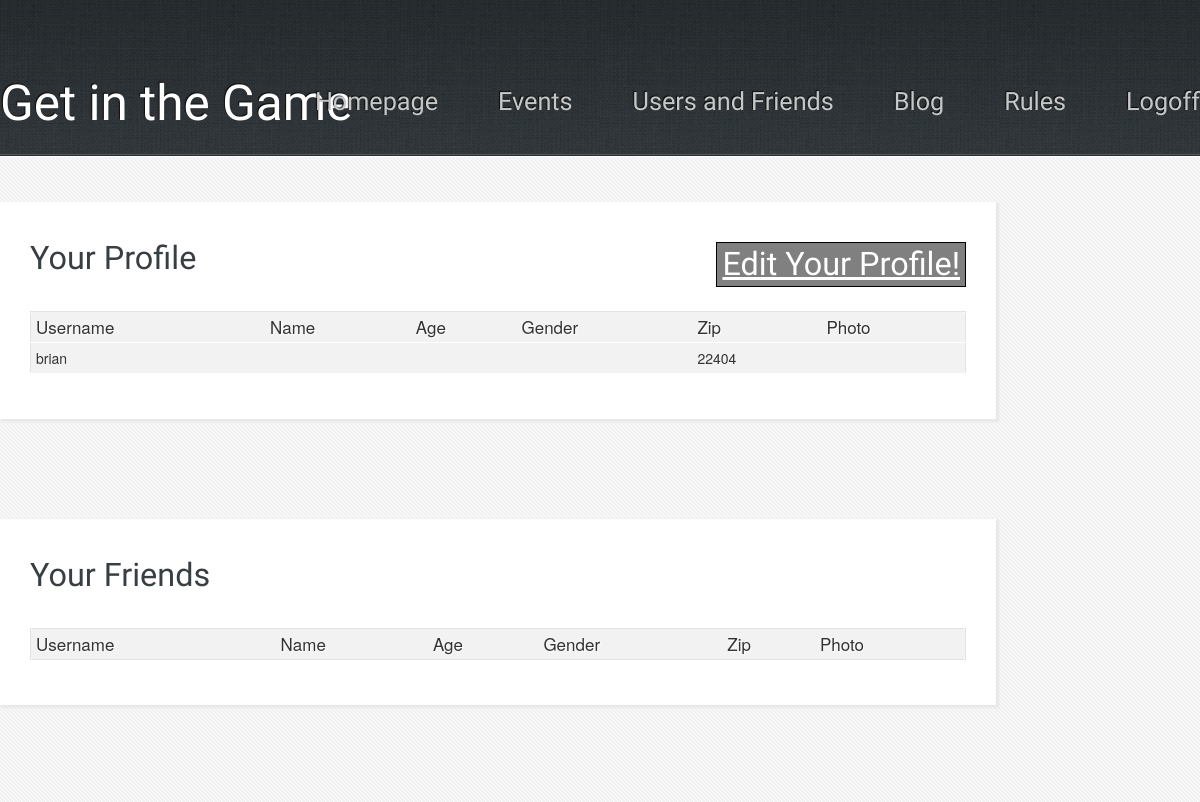
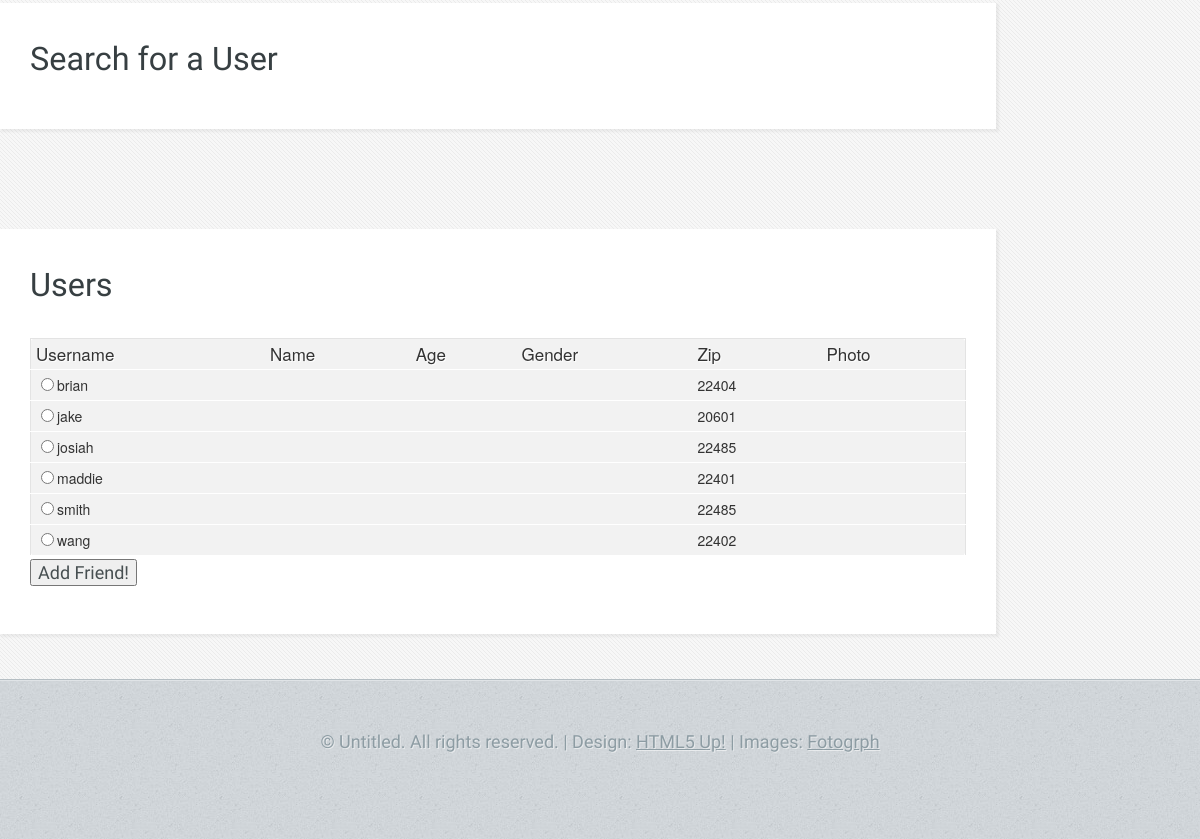
The app's page /users.php (signed in), older data (2 pictures, top to bottom).
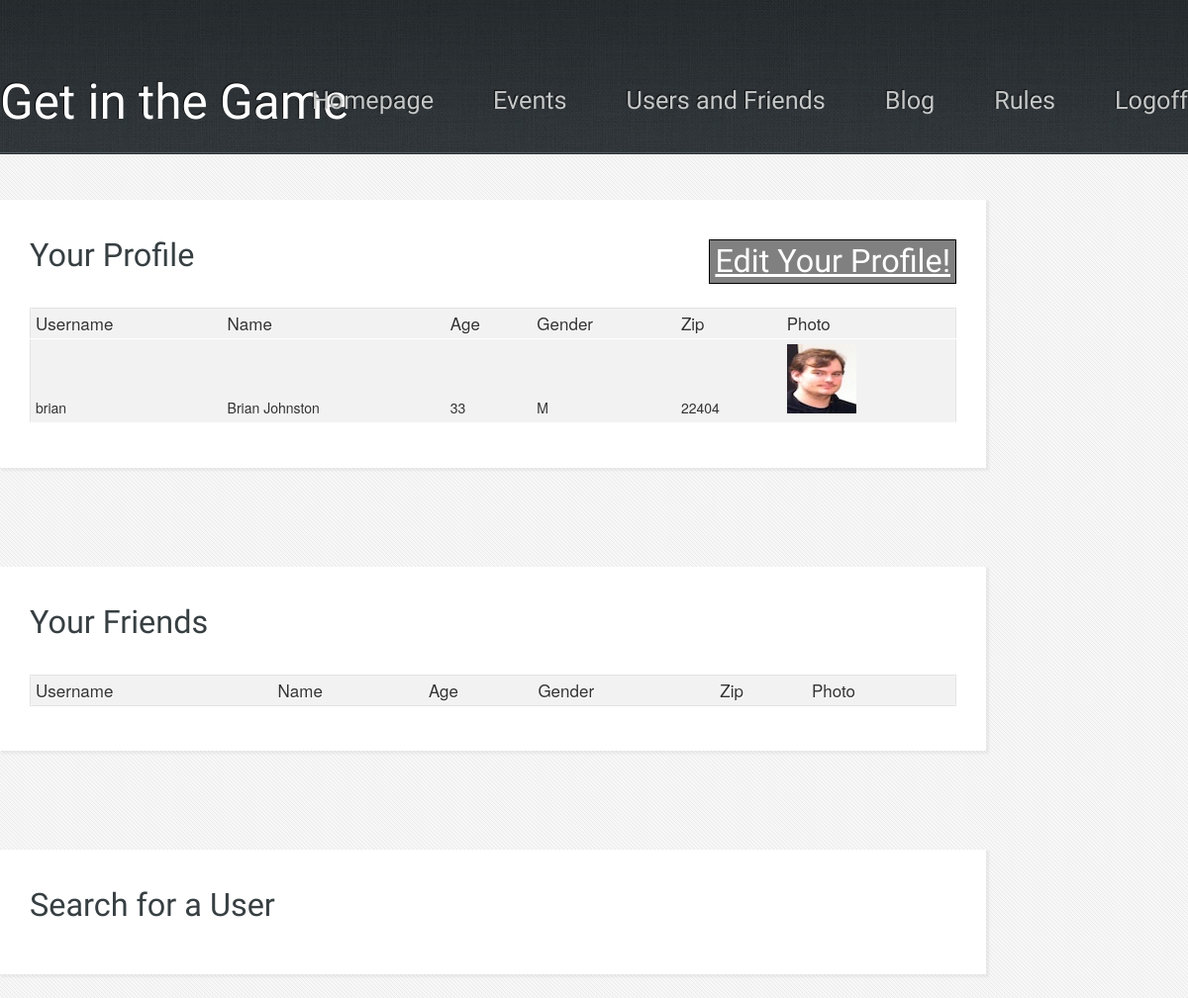
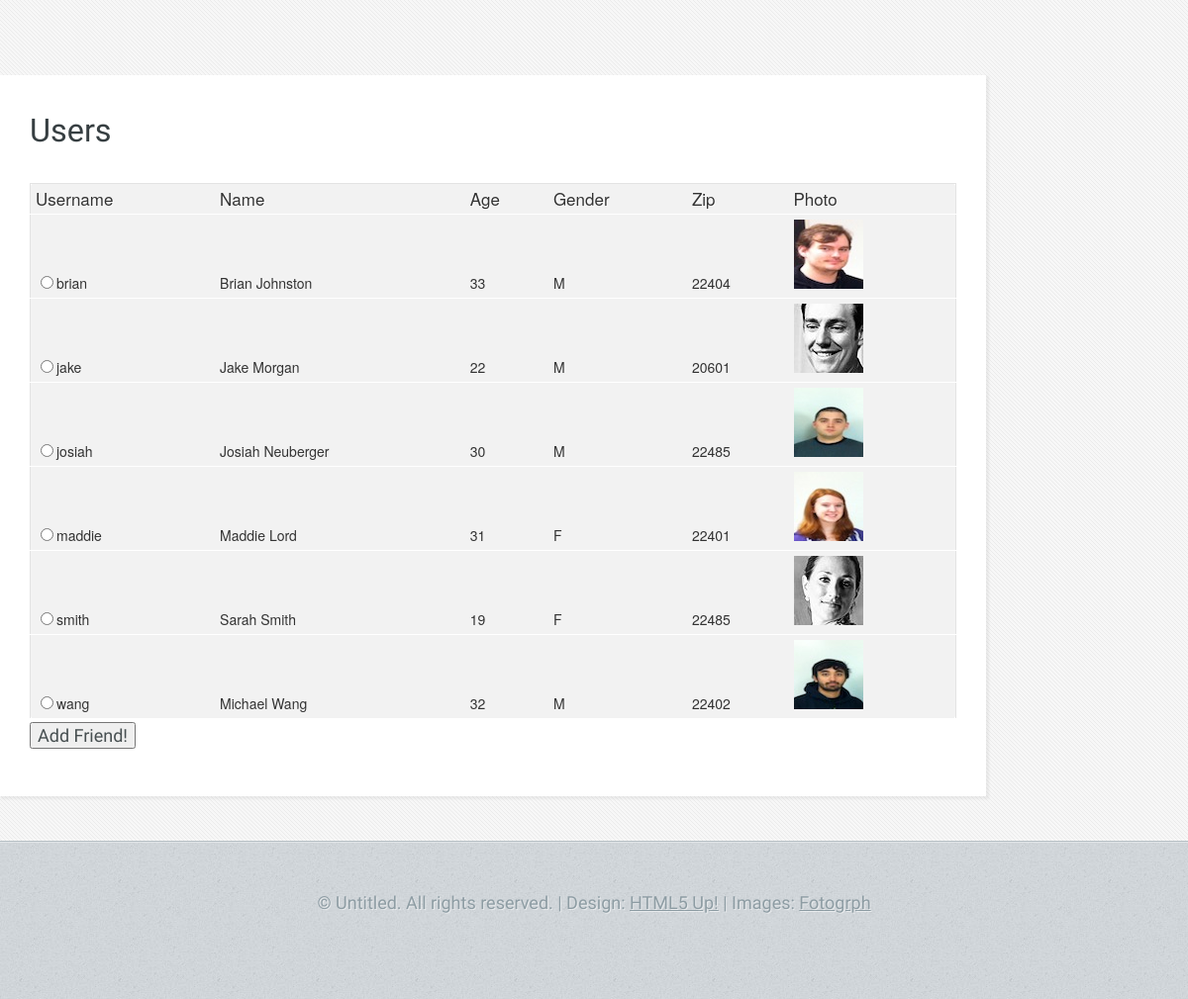
The same page, newer data (2 pictures, top to bottom).
### tables this page shows
CREATE TABLE IF NOT EXISTS users (
	username VARCHAR(12) NOT NULL,
	password VARCHAR(40) NOT NULL, 
	users_zip VARCHAR(5) NOT NULL,
	name varchar(50),
	age int(3),
	photo varchar(50),
	gender char(1),
	CONSTRAINT us_zips_zip_fk FOREIGN KEY (users_zip) REFERENCES us_zips(zip),
	PRIMARY KEY (username)
);

### php/session_start_loggedin.php (called while the page is built, shortened)
<?php
if (isset($_SESSION['isLoggedIn'])) { $s_isLoggedIn = $_SESSION['isLoggedIn']; }
else { $s_isLoggedIn = false; $hasZip = false;}
?>

### users.php (the view, shortened to what this page needs)
<?php include 'php/session_start_loggedin.php';?>
<!DOCTYPE HTML>
<html>
	<head>
	</head>
	<body class="subpage">
			<div id="header-wrapper">
				<header id="header" class="5grid-layout">
					<div class="row">
						<div class="10u">
							<?php include 'php/menu.php'; ?>
						</div>
					</div>
				</header>
			</div>
			<div id="content-wrapper">
				<div id="content">
					<div class="5grid-layout">
						<div class="row">
							<div class="10u">
									<?php include 'php/db_connect.php'; ?>
									<?php
										function load_profile($db, $query, $useRadio, $radio_button_name) {
											echo "<table id='table-2'>";
											echo "<tr><th>Username</th><th>Name</th><th>Age</th><th>Gender</th><th>Zip</th><th>Photo</th></tr>";
											$result = mysqli_query($db, $query) or die("Error Querying Database for user profile from users.php: load_profile function");
											while($row = mysqli_fetch_array($result)) {
												$users_username = $row['username'];
												$users_name = $row['name'];
												$users_age = $row['age'];
												$users_gender = $row['gender'];
												$users_zip = $row['users_zip'];
												$users_pic_location = $row['photo'];
												if ($useRadio) { $radio = "<input type='radio' name='$radio_button_name' value='$users_username' />"; }
												else { $radio = ""; }
												echo "<tr><td>$radio$users_username</td><td>$users_name</td><td>$users_age</td><td>$users_gender</td><td>$users_zip</td><td><img src='$users_pic_location' alt='$users_pic_location'></tr>";
											}
											echo "</table>";
										}
									?>
									<section>
										<header>
											<h2>Your Profile<a href="myProfile.php" style="float:right; border:1px solid black; background-color: gray; color: white; padding:5px; display:inline-block;">Edit Your Profile!</a><h2>
										</header>
										<?php
											$query = "SELECT * FROM users WHERE username='$s_username'";
											load_profile($db, $query, FALSE, "not_needed");
										?>
									</section>
									<section>
										<header>
											<h2>Your Friends</h2>
										</header>
									</section>
									<section>
										<header>
											<h2>Search for a User<h2>
										</header>
									</section>
									<section>
										<header>
											<h2>Users</h2>
										</header>
										<form method = "post" action = "users.php" enctype="multipart/form-data">
										<?php
											$query = "SELECT * FROM users";
											load_profile($db, $query, TRUE, "rb_user_profiles");
										?>
										<tr><td><input type="submit" name="add_as_your_friend_submit" value="Add Friend!" /></td><td>&nbsp;</td></tr>
										</form>
									</section>
							</div>
						</div>
					</div>
				</div>
			</div>
			<div id="copyright">
				&copy; Untitled. All rights reserved. | Design: <a href="http://html5up.net">HTML5 Up!</a> | Images: <a href="http://fotogrph.com">Fotogrph</a>
			</div>
	</body>
</html>

### php/menu.php
<?php
echo "<h1><a href='index.php' class='mobileUI-site-name'>Get in the Game</a></h1>";
echo "<nav class='mobileUI-site-nav'>";
echo "<a href='index.php'>Homepage</a>";
if ($s_isLoggedIn) {
	echo '<a href="joinevent.php">Events</a>';
	echo '<a href="users.php">Users and Friends</a>';
}
echo "<a href='blog.php'>Blog</a>";
echo "<a href='rules.php'>Rules</a>";
if (!$s_isLoggedIn) {
	echo "<a href='login.php'>Login</a>";
}
else { echo "<a href='php/users.php?action=logoff'>Logoff</a>"; }
echo "</nav>";

### css/5grid/core.css (style rules this page uses)
html, body, div, span, applet, object, iframe, h1, h2, h3, h4, h5, h6, p, blockquote, pre, a, abbr, acronym, address, big, cite, code, del, dfn, em, img, ins, kbd, q, s, samp, small, strike, strong, sub, sup, tt, var, b, u, i, center, dl, dt, dd, ol, ul, li, fieldset, form, label, legend, table, caption, tbody, tfoot, thead, tr, th, td, article, aside, canvas, details, embed, figure, figcaption, footer, header, hgroup, menu, nav, output, ruby, section, summary, time, mark, audio, video { margin: 0; padding: 0; border: 0; font-size: 100%; font: inherit; vertical-align: baseline; }
article, aside, details, figcaption, figure, footer, header, hgroup, menu, nav, section { display: block; }
body { line-height: 1; }
table { border-collapse: collapse; border-spacing: 0; }
.\35 grid .\31 0u { width: 83%; }
.\35 grid .\31 u, .\35 grid .\32 u, .\35 grid .\33 u, .\35 grid .\34 u, .\35 grid .\35 u, .\35 grid .\36 u, .\35 grid .\37 u, .\35 grid .\38 u, .\35 grid .\39 u, .\35 grid .\31 0u, .\35 grid .\31 1u, .\35 grid .\31 2u { margin: 1% 0 1% 2%; float: left; }
.\35 grid:after { content: ''; display: block; clear: both; height: 0; }

### css/style.css (style rules this page uses)
body { background: #D4D9DD url('images/bg03.jpg'); }
body, input, textarea, select { color: #474f51; font-size: 13.5pt; font-family: 'Yanone Kaffeesatz'; line-height: 1.85em; font-weight: 300; }
a { text-decoration: underline; }
section > :last-child, .last-child { margin-bottom: 0 !important; }
#table-2 { border: 1px solid #e3e3e3; background-color: #f2f2f2; width: 100%; border-radius: 6px; -webkit-border-radius: 6px; -moz-border-radius: 6px; }
#table-2 td, #table-2 th { padding: 5px; color: #333; }
#table-2 th { font-family: 'Helvetica Neue', Helvetica, Arial, sans-serif; font-size: 17px; line-height: 20px; font-style: normal; font-weight: normal; text-align: left; text-shadow: white 1px 1px 1px; }
#table-2 td { line-height: 20px; font-family: 'Helvetica Neue', Helvetica, Arial, sans-serif; font-size: 14px; border-bottom: 1px solid #fff; border-top: 1px solid #fff; }

### css/5grid/core-desktop.css (style rules this page uses)
.\35 grid .row:after { content: ''; display: block; clear: both; height: 0; }
.\35 grid .row > :first-child { margin-left: 0; }
.\35 grid .row:first-child > * { margin-top: 0; }
.\35 grid .row:last-child > * { margin-bottom: 0; }

### css/style-desktop.css (style rules this page uses)
section:last-child { margin-bottom: 0 !important; }
#header-wrapper { background: #3B4346 url('images/bg01.jpg'); border-bottom: solid 1px #272d30; box-shadow: inset 0px -1px 0px 0px #51575a; text-shadow: -1px -1px 1px rgba(0,0,0,0.75); }
.subpage #header-wrapper { height: 155px; }
#content-wrapper { background: #f7f7f7 url('images/bg04.png'); border-top: solid 1px #fff; padding: 45px 0 45px 0; }
#header { min-height: 155px; position: relative; }
#header h1 { position: absolute; left: 0; bottom: 35px; font-family: 'Lobster', sans-serif; font-size: 2.75em; }
#header h1 a { color: #fff; text-decoration: none; }
#header nav { position: absolute; right: 0; bottom: 35px; font-weight: 200; }
#header nav a { color: #c6c8c8; text-decoration: none; font-size: 1.4em; margin-left: 60px; outline: 0; }
#content section { background: #fff; padding: 40px 30px 45px 30px; box-shadow: 2px 2px 2px 1px rgba(128,128,128,0.1); margin: 0 0 10% 0; }
#content h2 { font-size: 1.8em; color: #373f42; margin: 0 0 0.25em 0; }
#content a { color: #ED391B; }
#content header { margin: 0 0 2em 0; }
#copyright { border-top: solid 1px #b5bec3; box-shadow: inset 0px 1px 0px 0px #e0e4e7; text-align: center; padding: 45px 0 80px 0; color: #8d9ca3; text-shadow: 1px 1px 0px rgba(255,255,255,0.5); }
#copyright a { color: #8d9ca3; }

### css/5grid/core-1200px.css (style rules this page uses)
.\35 grid-layout { width: 1200px; margin: 0 auto; }

Row changes from the older to the newer data that the page shows:
changed users "brian": name (not shown) → "Brian Johnston"; age (not shown) → "33"; gender (not shown) → "M"; photo: picture added
changed users "jake": name (not shown) → "Jake Morgan"; age (not shown) → "22"; gender (not shown) → "M"; photo: picture added
changed users "josiah": name (not shown) → "Josiah Neuberger"; age (not shown) → "30"; gender (not shown) → "M"; photo: picture added
changed users "maddie": name (not shown) → "Maddie Lord"; age (not shown) → "31"; gender (not shown) → "F"; photo: picture added
changed users "smith": name (not shown) → "Sarah Smith"; age (not shown) → "19"; gender (not shown) → "F"; photo: picture added
changed users "wang": name (not shown) → "Michael Wang"; age (not shown) → "32"; gender (not shown) → "M"; photo: picture added
